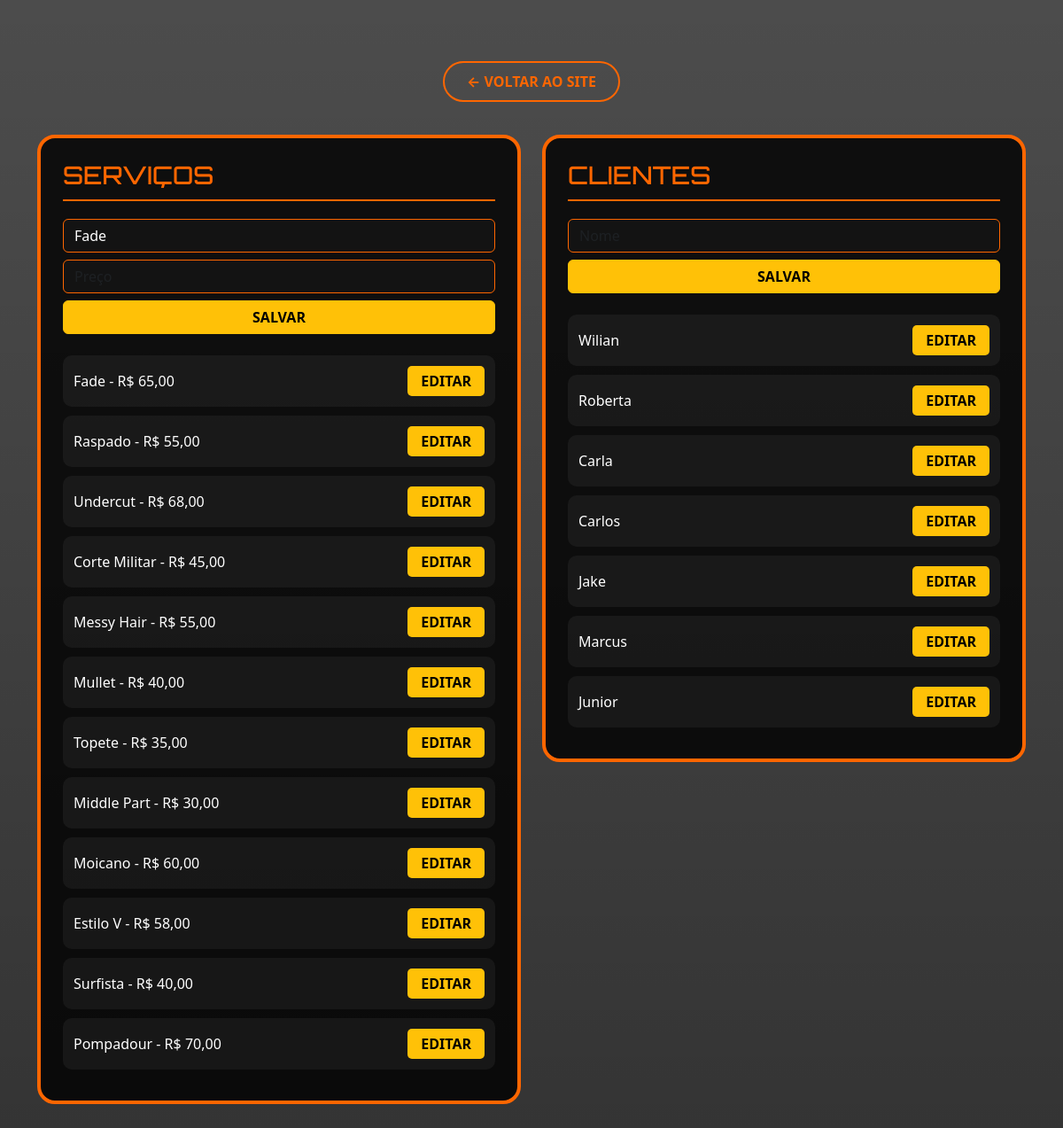
Screenshot of /painel/?edit_servico=1 with the database file from the repository.
### core/models.py (models this page shows, shortened)
class Servico(models.Model):
    nome = models.CharField(max_length=100)
    preco = models.DecimalField(max_digits=10, decimal_places=2)

class Cliente(models.Model):
    nome = models.CharField(max_length=100)

### core/views.py (the view, shortened to what this page needs)
# urls.py: path('painel/', painel, name='painel'),
def painel(request):
    lang = request.session.get('django_language', 'pt-br')
    servico_edit = Servico.objects.filter(id=request.GET.get('edit_servico')).first()
    cliente_edit = Cliente.objects.filter(id=request.GET.get('edit_cliente')).first()
    return render(request, 'painel.html', {
        'servicos': Servico.objects.all(), 'clientes': Cliente.objects.all(),
        'servico_edit': servico_edit, 'cliente_edit': cliente_edit, 't': get_textos(lang)
    })

### core/templates/painel.html (shortened to what this page needs)
{% load static %}
<!DOCTYPE html>
<html lang="pt-br">
<head>
    <link href="https://cdn.jsdelivr.net/npm/bootstrap@5.3.0/dist/css/bootstrap.min.css" rel="stylesheet">
</head>
<body>
    <div class="container text-center">
        <div class="mb-5"><a href="{% url 'index' %}" class="btn-back">← {{ t.voltar }}</a></div>
        <div class="row text-start">
            <div class="col-md-6">
                <div class="panel-card">
                    <h3 class="section-title">{{ t.servicos }}</h3>
                    <form method="POST" class="mb-4">{% csrf_token %}
                        <input type="text" name="nome" class="form-control mb-2" value="{{ servico_edit.nome }}" placeholder="Nome" required>
                        <input type="number" step="0.01" name="preco" class="form-control mb-2" value="{{ servico_edit.preco }}" placeholder="Preço" required>
                        <button class="btn btn-warning w-100 fw-bold">{{ t.salvar }}</button>
                    </form>
                    {% for s in servicos %}
                    <div class="list-item">
                        <span>{{ s.nome }} - R$ {{ s.preco }}</span>
                        <a href="?edit_servico={{ s.id }}" class="btn-edit">{{ t.editar }}</a>
                    </div>
                    {% endfor %}
                </div>
            </div>
            <div class="col-md-6">
                <div class="panel-card">
                    <h3 class="section-title">{{ t.clientes }}</h3>
                    <form method="POST" class="mb-4">{% csrf_token %}
                        <input type="text" name="nome" class="form-control mb-2" value="{{ cliente_edit.nome }}" placeholder="Nome" required>
                        <button class="btn btn-warning w-100 fw-bold">{{ t.salvar }}</button>
                    </form>
                    {% for c in clientes %}
                    <div class="list-item">
                        <span>{{ c.nome }}</span>
                        <a href="?edit_cliente={{ c.id }}" class="btn-edit">{{ t.editar }}</a>
                    </div>
                    {% endfor %}
                </div>
            </div>
        </div>
    </div>
</body>
</html>

### rows the page displays
Servico: nome "Fade", preco "65,00", editar "EDITAR"
Servico: nome "Raspado", preco "55,00", editar "EDITAR"
Servico: nome "Undercut", preco "68,00", editar "EDITAR"
Servico: nome "Corte Militar", preco "45,00", editar "EDITAR"
Servico: nome "Messy Hair", preco "55,00", editar "EDITAR"
Servico: nome "Mullet", preco "40,00", editar "EDITAR"
Servico: nome "Topete", preco "35,00", editar "EDITAR"
Servico: nome "Middle Part", preco "30,00", editar "EDITAR"
Servico: nome "Moicano", preco "60,00", editar "EDITAR"
Servico: nome "Estilo V", preco "58,00", editar "EDITAR"
Servico: nome "Surfista", preco "40,00", editar "EDITAR"
Servico: nome "Pompadour", preco "70,00", editar "EDITAR"
Cliente: nome "Wilian", editar "EDITAR"
Cliente: nome "Roberta", editar "EDITAR"
Cliente: nome "Carla", editar "EDITAR"
Cliente: nome "Carlos", editar "EDITAR"
Cliente: nome "Jake", editar "EDITAR"
Cliente: nome "Marcus", editar "EDITAR"
Cliente: nome "Junior", editar "EDITAR"

### other values shown
{{ t.voltar }} "VOLTAR AO SITE"
{{ t.servicos }} "SERVIÇOS"
{{ t.salvar }} "SALVAR"
{{ t.clientes }} "CLIENTES"
